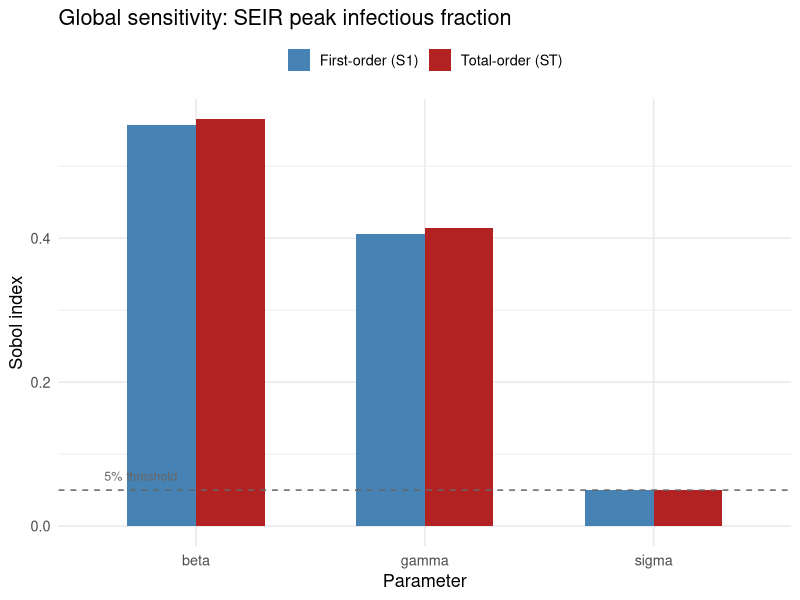
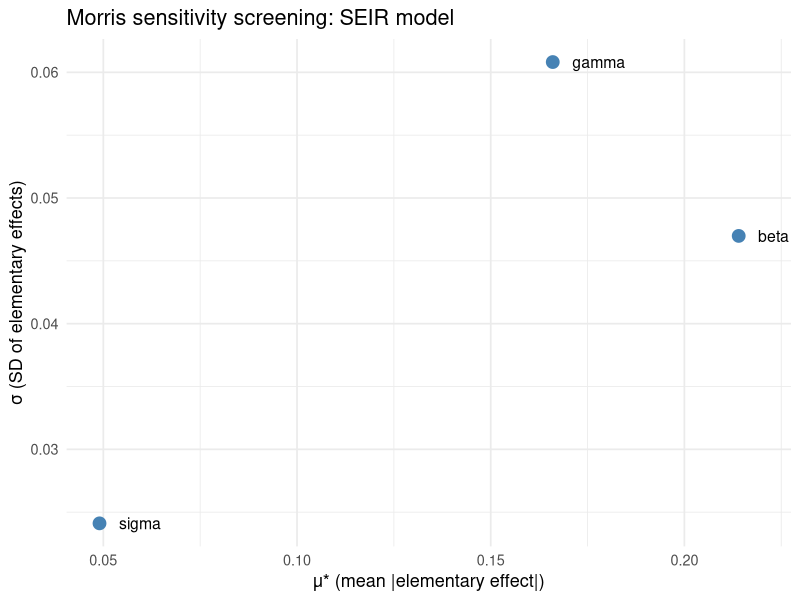

Generate these figures, in order, with R:
## ---- chunk 1
#| label: seir-model

# SEIR model returning peak infectious count
seir_peak <- function(beta, sigma, gamma,
                      N = 100000, I0 = 50, days = 120) {
  S <- N - I0; E <- 0; I <- I0; R <- 0
  peak <- I
  for (d in seq_len(days)) {
    new_e <- beta * S * I / N
    new_i <- sigma * E
    new_r <- gamma * I
    S <- S - new_e; E <- E + new_e - new_i
    I <- I + new_i - new_r; R <- R + new_r
    if (I > peak) peak <- I
  }
  peak / N   # return as fraction
}
## ---- chunk 2
#| label: sobol-mc

set.seed(2024)

# Parameter ranges (uniform priors)
ranges <- list(
  beta  = c(0.20, 0.55),
  sigma = c(1/8,  1/3),
  gamma = c(1/10, 1/5)
)

# Saltelli (2010) estimator needs two independent base samples A, B
n <- 4000
A <- sapply(ranges, function(r) runif(n, r[1], r[2]))
B <- sapply(ranges, function(r) runif(n, r[1], r[2]))

# Evaluate model on A and B
yA <- mapply(seir_peak, A[,"beta"], A[,"sigma"], A[,"gamma"])
yB <- mapply(seir_peak, B[,"beta"], B[,"sigma"], B[,"gamma"])

# For each parameter i, create AB_i: A with column i replaced by B
sobol_indices <- function(yA, yB, A, B, ranges) {
  k  <- ncol(A)
  nms <- colnames(A)
  S  <- numeric(k); ST <- numeric(k)
  Vy <- var(c(yA, yB))

  for (i in seq_len(k)) {
    AB_i <- A
    AB_i[, i] <- B[, i]
    yABi <- mapply(seir_peak,
                   AB_i[,"beta"], AB_i[,"sigma"], AB_i[,"gamma"])

    # Jansen estimator (more robust than Saltelli original)
    S[i]  <- (var(yB) - mean((yB - yABi)^2) / 2) / Vy
    ST[i] <- mean((yA - yABi)^2) / (2 * Vy)
  }
  data.frame(parameter = nms,
             S1 = pmax(0, S),
             ST = pmax(0, ST))
}

idx <- sobol_indices(yA, yB, A, B, ranges)
print(idx)
## ---- chunk 3
#| label: plot-sobol
#| fig-cap: "First-order (S1) and total-order (ST) Sobol indices for peak infectious fraction. Parameters with large ST but small S1 have significant interaction effects."

library(ggplot2)

idx_long <- rbind(
  data.frame(parameter = idx$parameter, index = "First-order (S1)",
             value = idx$S1),
  data.frame(parameter = idx$parameter, index = "Total-order (ST)",
             value = idx$ST)
)

ggplot(idx_long, aes(x = reorder(parameter, -value),
                     y = value, fill = index)) +
  geom_col(position = "dodge", width = 0.6) +
  scale_fill_manual(values = c("First-order (S1)" = "steelblue",
                               "Total-order (ST)"  = "firebrick"),
                    name = NULL) +
  geom_hline(yintercept = 0.05, linetype = "dashed", colour = "grey40") +
  annotate("text", x = 0.6, y = 0.07,
           label = "5% threshold", hjust = 0, size = 3.2, colour = "grey40") +
  labs(x = "Parameter", y = "Sobol index",
       title = "Global sensitivity: SEIR peak infectious fraction") +
  theme_minimal(base_size = 13) +
  theme(legend.position = "top")
## ---- chunk 4
#| label: morris
#| fig-cap: "Morris plot: parameters with high mean effect (μ*) are important; high standard deviation (σ) signals interactions or nonlinearity. Parameters in the bottom-left are unimportant and can be fixed."

morris_screen <- function(model_fn, ranges, r = 20, delta = 0.5) {
  k   <- length(ranges)
  nms <- names(ranges)
  EE  <- matrix(0, nrow = r, ncol = k)

  for (rep in seq_len(r)) {
    # Random base point in [0, 1-delta]
    x0 <- sapply(seq_len(k), function(i) runif(1, 0, 1 - delta))
    # Evaluate at base
    params0 <- mapply(function(x, r) r[1] + x * diff(r), x0, ranges)
    y0 <- do.call(model_fn, as.list(setNames(params0, nms)))

    # Randomly permute dimensions and apply +delta one at a time
    perm <- sample(k)
    x_current <- x0
    for (j in perm) {
      x_new <- x_current
      x_new[j] <- x_current[j] + delta
      params_new <- mapply(function(x, r) r[1] + x * diff(r),
                           x_new, ranges)
      y_new <- do.call(model_fn, as.list(setNames(params_new, nms)))
      EE[rep, j] <- (y_new - y0) / delta
      y0 <- y_new
      x_current <- x_new
    }
  }

  data.frame(
    parameter = nms,
    mu_star   = colMeans(abs(EE)),
    sigma_ee  = apply(EE, 2, sd)
  )
}

morris_res <- morris_screen(seir_peak, ranges, r = 50)

ggplot(morris_res, aes(x = mu_star, y = sigma_ee,
                       label = parameter)) +
  geom_point(size = 4, colour = "steelblue") +
  geom_text(size = 4, nudge_x = 0.005, hjust = 0) +
  labs(x = "μ* (mean |elementary effect|)",
       y = "σ (SD of elementary effects)",
       title = "Morris sensitivity screening: SEIR model") +
  theme_minimal(base_size = 13)
